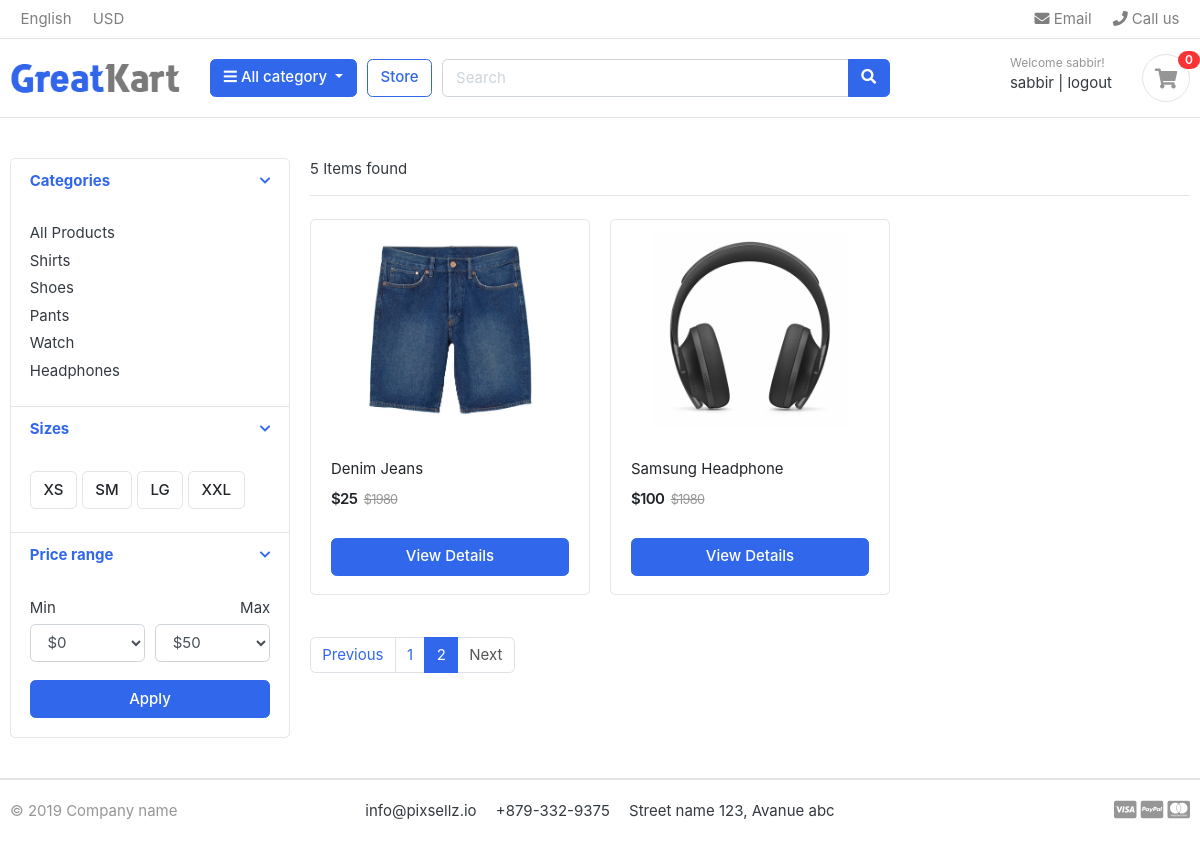
Page /store?page=2 (signed in) on the committed database.
### frontpage/models.py (models this page shows, shortened)
class Category(models.Model):
    category_name = models.CharField(max_length=100)
    slug = models.SlugField(max_length=100, unique=True)
    description = models.TextField()
    cat_image = models.ImageField(upload_to='media/category', blank=True, null=True)
    class Meta:
        verbose_name = 'category'
        verbose_name_plural = 'categories'

class Product(models.Model):
    product_name = models.CharField(max_length=100)
    slug = models.SlugField(max_length=100)
    category = models.ForeignKey(Category, on_delete=models.CASCADE)
    price = models.IntegerField()
    description = models.TextField()
    images = models.ImageField(upload_to='media/products', blank=True, null=True)
    quantity = models.PositiveIntegerField(validators=[MinValueValidator(0), MaxValueValidator(100)])
    is_stock = models.BooleanField(default=False)
    created_at = models.DateTimeField(auto_now_add=True)
    updated_at = models.DateTimeField(auto_now_add=True)

### frontpage/views.py (the view)
# urls.py: path('store', store, name='store'),
def store(request, category_slug=None):
    categories = None
    products = None
    category = Category.objects.all()
    if category_slug != None:
        categories = get_object_or_404(Category, slug=category_slug)
        products = Product.objects.filter(category=categories, is_stock=True)
        paginator = Paginator(products, 3)
        page = request.GET.get('page')
        pagged_products = paginator.get_page(page)
        products_count = products.count()
    else:
        products = Product.objects.filter(is_stock=True)
        paginator = Paginator(products, 3)
        page = request.GET.get('page')
        pagged_products = paginator.get_page(page)
        products_count = products.count()
    context = {
        'products': pagged_products,
        'products_count': products_count,
        'categories': category,
    }
    return render(request, 'store.html', context)

### frontpage/context_processors.py (called while the page is built)
def category_links(request):
    links = Category.objects.all()
    return dict(links=links)

def cart_counter(request):
    cart_count = 0
    if 'admin' in request.path:
        return {}
    else:
        try:
            cart = Cart.objects.filter(cart_id=_cart_id(request))
            cart_items = CartItem.objects.all().filter(cart=cart[:1])
            for cart_item in cart_items:
                cart_count += cart_item.quantity
        except Cart.DoesNotExist:
            cart_item = 0
    return dict(cart_count=cart_count)

### frontpage/views.py (called while the page is built)
def _cart_id(request):
    cart = request.session.session_key
    if not cart:
        cart = request.session.create()
    return cart

### templates/store.html (shortened to what this page needs)
{% extends 'base.html' %}
{% block content %}
<section class="section-content padding-y">
    <div class="container">
    <div class="row">
        <aside class="col-md-3">
    <div class="card">
        <article class="filter-group">
            <header class="card-header">
                <a href="#" data-toggle="collapse" data-target="#collapse_1" aria-expanded="true" class="">
                    <i class="icon-control fa fa-chevron-down"></i>
                    <h6 class="title">Categories</h6>
                </a>
            </header>
            <div class="filter-content collapse show" id="collapse_1" style="">
                <div class="card-body">
                    <ul class="list-menu">
                    <li><a href="{% url 'home' %}">All Products  </a></li>
                    {% for category in categories %}
                        <li><a href="{% url 'products_by_category' category.slug %}">{{ category.category_name }}  </a></li>
                    {% endfor %}
                    </ul>
                </div>
            </div>
        </article>
        <article class="filter-group">
            <header class="card-header">
                <a href="#" data-toggle="collapse" data-target="#collapse_4" aria-expanded="true" class="">
                    <i class="icon-control fa fa-chevron-down"></i>
                    <h6 class="title">Sizes </h6>
                </a>
            </header>
            <div class="filter-content collapse show" id="collapse_4" style="">
                <div class="card-body">
                  <label class="checkbox-btn">
                    <span class="btn btn-light"> XS </span>
                  </label>
                  <label class="checkbox-btn">
                    <span class="btn btn-light"> SM </span>
                  </label>
                  <label class="checkbox-btn">
                    <span class="btn btn-light"> LG </span>
                  </label>
                  <label class="checkbox-btn">
                    <span class="btn btn-light"> XXL </span>
                  </label>
            </div>
            </div>
        </article>
        <article class="filter-group">
            <header class="card-header">
                <a href="#" data-toggle="collapse" data-target="#collapse_3" aria-expanded="true" class="">
                    <i class="icon-control fa fa-chevron-down"></i>
                    <h6 class="title">Price range </h6>
                </a>
            </header>
            <div class="filter-content collapse show" id="collapse_3" style="">
                <div class="card-body">
                    <div class="form-row">
                    <div class="form-group col-md-6">
                      <label>Min</label>
                          <select class="mr-2 form-control">
                            <option value="0">$0</option>
                        </select>
                    </div>
                    <div class="form-group text-right col-md-6">
                      <label>Max</label>
                          <select class="mr-2 form-control">
                            <option value="50">$50</option>
                        </select>
                    </div>
                    </div>
                    <button class="btn btn-block btn-primary">Apply</button>
                </div>
            </div>
        </article>
    </div>
        </aside>
        <main class="col-md-9">
    <header class="border-bottom mb-4 pb-3">
            <div class="form-inline">
                <span class="mr-md-auto">{{ products_count }} Items found </span>
            </div>
    </header>
    <div class="row">
        {% for product in products %}
            <div class="col-md-4">
                <figure class="card card-product-grid">
                    <div class="img-wrap">
                        <a href="{% url 'products_detail' product.category.slug product.slug %}"><img src="{{ product.images.url }}"></a>
                    </div>
                    <figcaption class="info-wrap">
                        <div class="fix-height">
                            <a href="{% url 'products_detail' product.category.slug product.slug %}" class="title">{{ product.product_name }}</a>
                            <div class="price-wrap mt-2">
                                <span class="price">${{ product.price }}</span>
                                <del class="price-old">$1980</del>
                            </div>
                        </div>
                        {% if product.is_stock <= 0 %}
                            <a href="#" class="btn btn-block btn-warning">Out of Stock </a>
                        {% else %}
                            <a href="{% url 'products_detail' product.category.slug product.slug %}" class="btn btn-block btn-primary">View Details </a>
                        {% endif %}
                    </figcaption>
                </figure>
            </div>
        {% endfor %}
    </div>
    {% if products.has_other_pages %}
    <nav class="mt-4" aria-label="Page navigation sample">
      <ul class="pagination">
        {% if products.has_previous %}
            <li class="page-item"><a class="page-link" href="?page={{products.previous_page_number}}">Previous</a></li>
        {% else %}
            <li class="page-item disabled"><a class="page-link" href="#">Previous</a></li>
        {% endif %}
        {% for i in products.paginator.page_range %}
            {% if products.number == i %}
                <li class="page-item active"><a class="page-link" href="#">{{i}}</a></li>
            {% else %}
                <li class="page-item"><a class="page-link" href="?page={{i}}">{{i}}</a></li>
            {% endif %}
        {% endfor %}
        {% if products.has_next %}
            <li class="page-item"><a class="page-link" href="?page={{products.next_page_number}}">Next</a></li>
        {% else %}
            <li class="page-item disabled"><a class="page-link" href="#">Next</a></li>
        {% endif %}
      </ul>
    </nav>
    {% endif %}
        </main>
    </div>
    </div>
    </section>
{% endblock %}

### templates/base.html (shortened to what this page needs)
{% load static %}
<!DOCTYPE HTML>
<html lang="en">
<head>
<link href="{% static 'css/bootstrap.css' %}" rel="stylesheet" type="text/css"/>
<link href="{% static 'fonts/fontawesome/css/all.min.css' %}" type="text/css" rel="stylesheet">
<link href="{% static 'css/ui.css' %}" rel="stylesheet" type="text/css"/>
<link href="{% static 'css/responsive.css' %}" rel="stylesheet" media="only screen and (max-width: 1200px)" />
<link rel="stylesheet" href="//code.jquery.com/ui/1.12.1/themes/base/jquery-ui.css">
</head>
<body>
    <header class="section-header">
        <nav class="navbar p-md-0 navbar-expand-sm navbar-light border-bottom">
        <div class="container">
          <div class="collapse navbar-collapse" id="navbarTop4">
            <ul class="navbar-nav mr-auto">
                <li class="nav-item dropdown">
                     <a href="#" class="nav-link">   English </a>
                </li>
                <li class="nav-item dropdown">
                    <a href="#" class="nav-link"> USD </a>
                </li>
            </ul>
            <ul class="navbar-nav">
                <li><a href="#" class="nav-link"> <i class="fa fa-envelope"></i> Email </a></li>
                <li><a href="#" class="nav-link"> <i class="fa fa-phone"></i> Call us </a></li>
            </ul>
          </div>
        </div>
        </nav>
        <section class="header-main border-bottom">
            <div class="container">
        <div class="row align-items-center">
            <div class="col-lg-2 col-md-3 col-6">
                <a href="{% url 'home' %}" class="brand-wrap">
                    <img class="logo" src="{% static 'images/logo.png' %}">
                </a>
            </div>
            <div class="col-lg col-sm col-md col-6 flex-grow-0">
                <div class="category-wrap dropdown d-inline-block float-right">
                    <button type="button" class="btn btn-primary dropdown-toggle" data-toggle="dropdown">
                        <i class="fa fa-bars"></i> All category
                    </button>
                </div>
            </div>
            <a href="{% url 'store' %}" class="btn btn-outline-primary">Store</a>
            <div class="col-lg  col-md-6 col-sm-12 col">
                <form action="/search" class="search" method="POST">
                    <div class="input-group w-100">
                        <input type="text" class="form-control" id="tags" name="search_keyword" style="width:60%;" placeholder="Search">
                        <div class="input-group-append">
                          <button class="btn btn-primary" type="submit">
                            <i class="fa fa-search"></i>
                          </button>
                        </div>
                    </div>
                </form>
            </div>
            <div class="col-lg-3 col-sm-6 col-8 order-2 order-lg-3">
                        <div class="d-flex justify-content-end mb-3 mb-lg-0">
                            <div class="widget-header">
                                <small class="title text-muted">Welcome {{ user.username }}!</small>
                                <div>
                                    {% if user.is_authenticated %}
                                        {{ user.username }} <span class="dark-transp"> | </span>
                                        <a href="{% url 'login' %}">logout</a>
                                    {% else %}
                                        <a href="{% url 'register' %}">Register</a> <span class="dark-transp"> | </span>
                                        <a href="{% url 'login' %}"> Sign in</a>
                                    {% endif %}
                                </div>
                            </div>
                            <a href="{% url 'cart_view' %}" class="widget-header pl-3 ml-3">
                                <div class="icon icon-sm rounded-circle border"><i class="fa fa-shopping-cart"></i></div>
                                <span class="badge badge-pill badge-danger notify">{{ cart_count }}</span>
                            </a>
                        </div>
                    </div>
        </div>
            </div>
        </section>
    </header>
    {% block content %}
    {% endblock %}
<footer class="section-footer border-top">
	<div class="container">
		<section class="footer-bottom border-top row">
			<div class="col-md-2">
				<p class="text-muted"> &copy 2019 Company name </p>
			</div>
			<div class="col-md-8 text-md-center">
				<span  class="px-2">info@pixsellz.io</span>
				<span  class="px-2">+879-332-9375</span>
				<span  class="px-2">Street name 123, Avanue abc</span>
			</div>
			<div class="col-md-2 text-md-right text-muted">
				<i class="fab fa-lg fa-cc-visa"></i>
				<i class="fab fa-lg fa-cc-paypal"></i>
				<i class="fab fa-lg fa-cc-mastercard"></i>
			</div>
		</section>
	</div>
</footer>
</body>
</html>

### static/css/ui.css (style rules this page uses)
html { font-family: "Inter", sans-serif; font-size: 15px; }
.img-wrap { text-align: center; display: block; }
.img-wrap img { max-width: 100%; }
.price-wrap { letter-spacing: -0.7px; }
.icon-xs, .icon-sm, .icon-md, .icon-lg { display: inline-block; text-align: center; flex-shrink: 0; flex-grow: 0; }
.icon-sm { width: 48px; height: 48px; line-height: 48px !important; font-size: 20px; }
.padding-y { padding-top: 40px; padding-bottom: 40px; }
figure { margin-bottom: 0; }
article:after, .form-group:after { display: block; clear: both; content: ""; }
p:last-child { margin-bottom: 0; }
.header-main { position: relative; padding-top: 1rem; padding-bottom: 1rem; }
.brand-wrap .logo, .navbar-brand .logo { margin-right: 7px; max-height: 42px; display: inline-block; }
.widget-header { display: inline-block; vertical-align: middle; position: relative; }
.widget-header a { color: #343a40; }
.widget-header i { color: #969696; }
.widget-header .title { display: block; }
.widget-header .notify { position: absolute; top: -3px; right: -10px; }
.footer-bottom { padding-top: 20px; padding-bottom: 20px; }
.btn-light { background-color: #fff; border-color: #e4e4e4; }
[class*=list-] li:after { visibility: hidden; display: block; content: ""; overflow: hidden; height: 0; clear: both; }
.list-menu { list-style: none; margin: 0; padding-left: 0; }
.list-menu li { margin-bottom: 5px; }
.list-menu a { color: #343a40; }
[class*=card-product] a.title { color: #212529; display: block; }
[class*=card-product] .img-wrap { overflow: hidden; position: relative; }
[class*=card-product] .img-wrap img { height: 100%; max-width: 100%; width: auto; display: inline-block; -o-object-fit: cover; object-fit: cover; }
.card-product-grid { margin-bottom: 20px; }
.card-product-grid .img-wrap { border-radius: 0.2rem 0.2rem 0 0; height: 220px; }
.card-product-grid .info-wrap { overflow: hidden; padding: 18px 20px; }
.card-product-grid .fix-height { height: 80px; overflow: hidden; }
.card .img-wrap { overflow: hidden; }
.notify { position: absolute; top: -4px; right: -10px; display: inline-block; padding: 0.25em 0.6em; font-size: 12px; line-height: 1; text-align: center; border-radius: 3rem; color: #fff; background-color: #fa3434; }
.price { font-weight: 600; color: #212529; }
.price-old { color: #969696; margin-left: 3px; font-size: 85%; }
.icon-control { margin-top: 5px; float: right; font-size: 80%; }
.card-header .title { margin-bottom: 0; line-height: 1.5; }
.filter-group { border-bottom: 1px solid #e4e4e4; }
.filter-group .card-header { border-bottom: 0; }
.filter-group:last-child { border-bottom: 0; }
.checkbox-btn { position: relative; }

### rows in the picture
Category: category_name "Shirts"
Category: category_name "Shoes"
Category: category_name "Pants"
Category: category_name "Watch"
Category: category_name "Headphones"
Product: images (picture), product_name "Denim Jeans", price "25", is_stock "View Details"
Product: images (picture), product_name "Samsung Headphone", price "100", is_stock "View Details"

### other values in the picture
{{ user.username }} "sabbir"
{{ cart_count }} "0"
{{ products_count }} "5"
{{ i }} "1"
{{ i }} "2"
